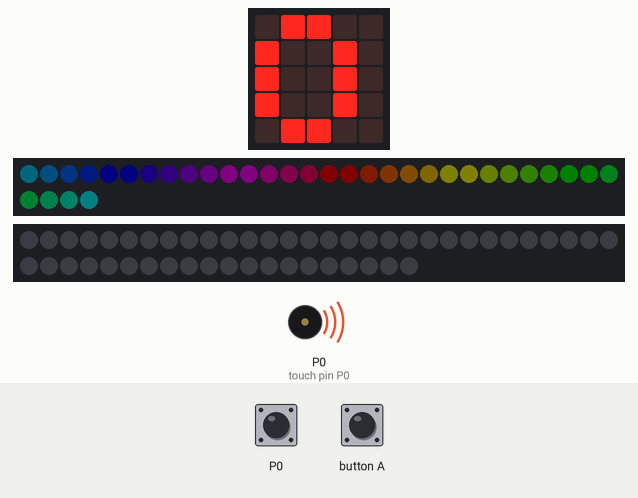
Simulated run of this program. Board: BBC micro:bit (MakeCode). Shown: the board's 5×5 LED display, 34 RGB LEDs in strip order, left to right, continuing on the next row, 50 RGB LEDs in strip order, left to right, continuing on the next row, buzzer (waves = sounding). Inputs (shaded band) come from the test bench. Dim RGB values are drawn brighter than linear; a reset restarts the program.

Above: at 1.9 s.
2.0 s: touch pin P0 pressed for 0.15 s
At 2.4 s:
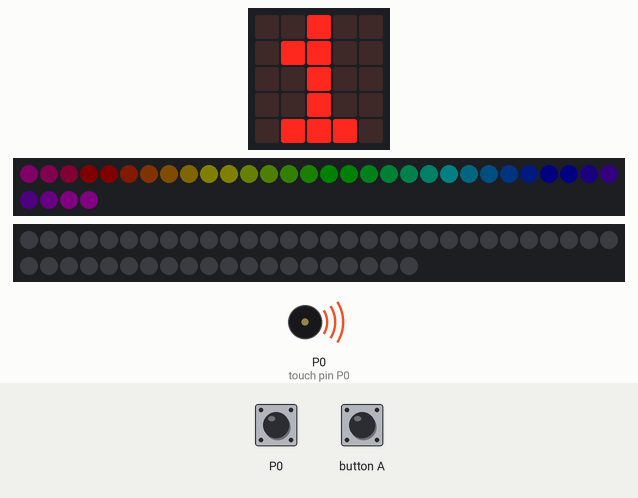
2.7 s: button A pressed for 0.15 s
At 3.0 s:
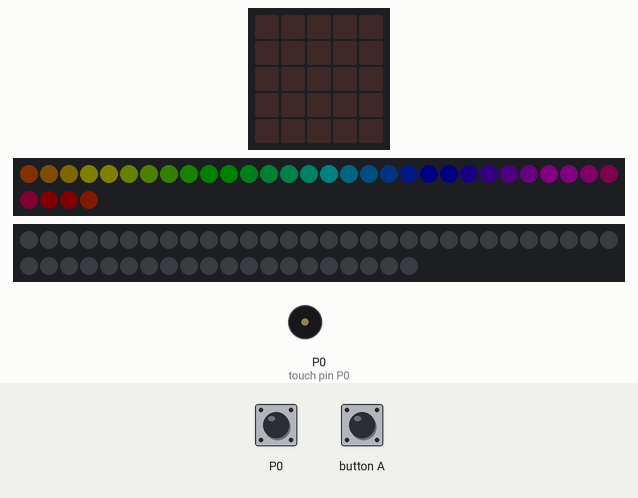
3.4 s: touch pin P0 pressed for 0.15 s
At 4.05 s:
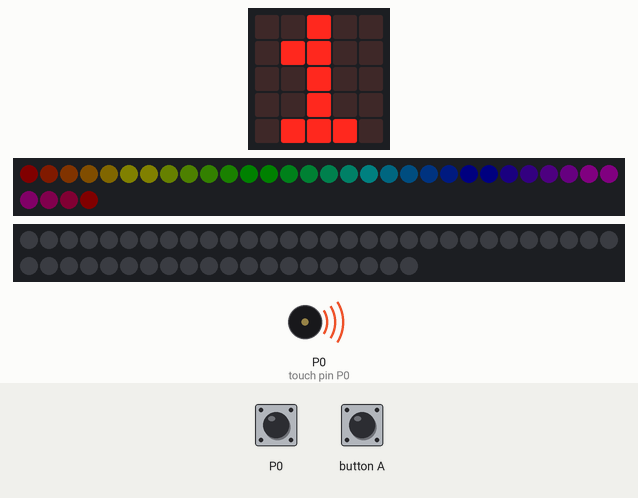
4.1 s: button A pressed for 0.15 s
At 4.73 s:
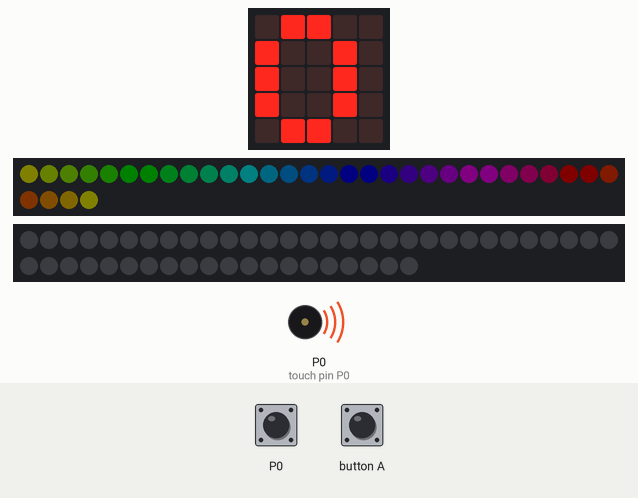
4.8 s: touch pin P0 pressed for 0.15 s
At 6.35 s:
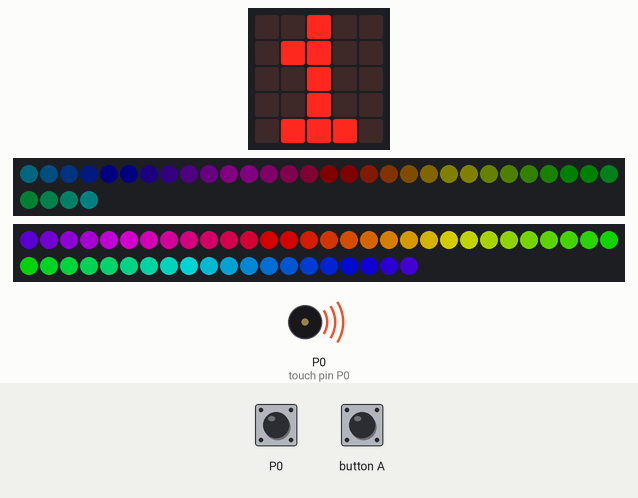
8.5 s: button A pressed for 0.15 s
At 8.8 s:
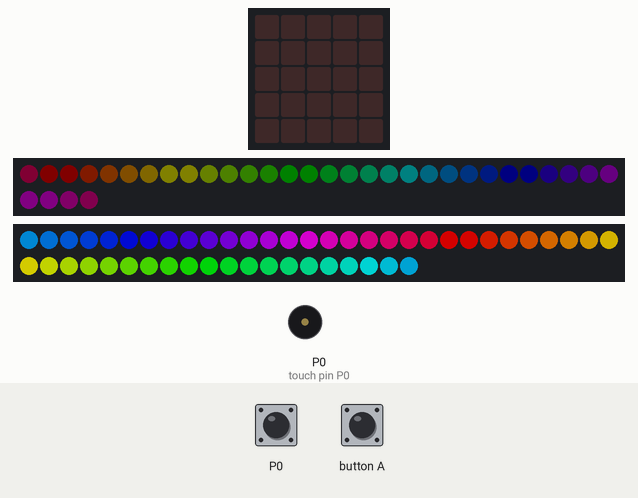
Timing chart, 0 to 10.2 s (numbered marks = the images above; inputs shaded):
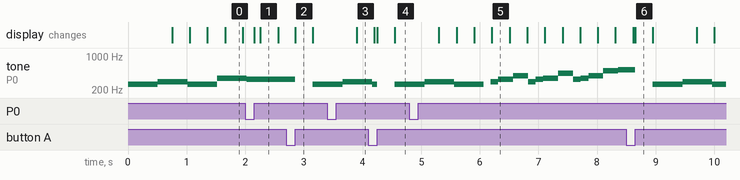

Measured:
- after the input at 2.7 s, the display: changes after 0.15 s (image 2)
- after the input at 3.4 s, the display: changes after 0.50 s (image 3)
- after the input at 4.1 s, the display: first differs from a run without the input after 0.15 s (image 4 shows a later state)
- after the input at 8.5 s, tone on P0 (touch pin P0): 523 Hz → silent after 0.15 s instead of 0.37 s; the display: first differs from a run without the input after 0.15 s (image 6)
- by itself, tone on P0 (touch pin P0): plays 294 Hz for 0.51 s, 262 Hz for 0.50 s, 294 Hz for 0.13 s, 330 Hz for 0.26 s, 392 Hz for 0.26 s, 294 Hz for 0.13 s … (14 notes in this stretch)

The program:

main.ts
```typescript
input.onPinPressed(TouchPin.P0, function () {
    // p0
    mark += 1
    basic.showNumber(mark)
    music.startMelody(music.builtInMelody(Melodies.Ringtone), MelodyOptions.Once)
    for (let index = 0; index < 5; index++) {
        light2(10)
    }
    strip.clear()
    strip.show()
})
input.onButtonPressed(Button.A, function () {
    control.reset()
})
function light3 (num: number) {
    // light
    light22.showRainbow(1, 360)
    for (let index = 0; index < 50; index++) {
        light22.rotate(num)
        basic.pause(num)
        light22.show()
    }
}
function light2 (light_number: number) {
    // light
    strip.showRainbow(1, 360)
    for (let index = 0; index < 50; index++) {
        strip.rotate(1)
        basic.pause(light_number)
        strip.show()
    }
}
let mark = 0
let light22: neopixel.Strip = null
let strip: neopixel.Strip = null
music.setVolume(127)
music.startMelody(music.builtInMelody(Melodies.Birthday), MelodyOptions.OnceInBackground)
// start
strip = neopixel.create(DigitalPin.P2, 50, NeoPixelMode.RGB)
light22 = neopixel.create(DigitalPin.P1, 34, NeoPixelMode.RGB_RGB)
light22.setBrightness(6)
mark = 0
basic.showNumber(mark)
loops.everyInterval(1000, function () {
    light3(300)
})
```

test.ts
```typescript
// 在這裡測試；當此封包作為擴充功能時，將不會編譯此內容。
```
